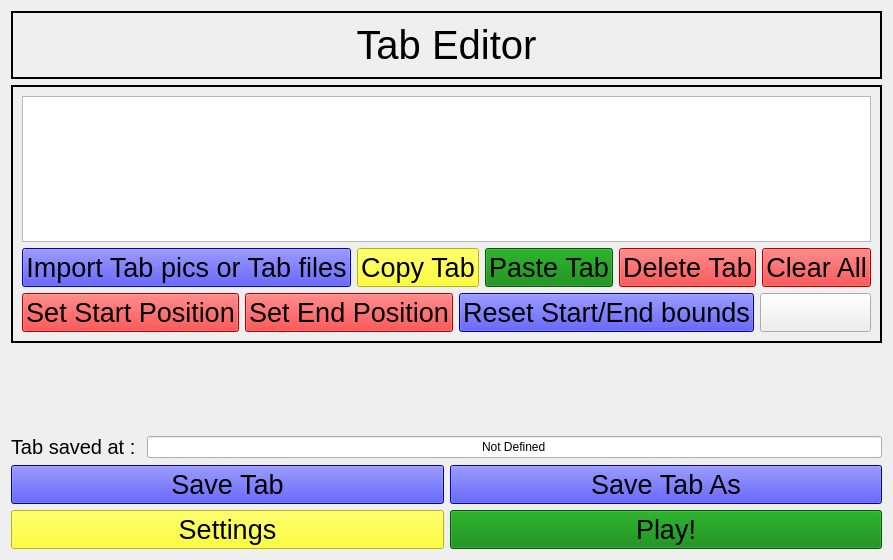
      <widget class="QWidget" name="page_3">
       <layout class="QVBoxLayout" name="verticalLayout_20" stretch="0,3,1,0,0,1">
        <item>
         <widget class="QFrame" name="frame_5">
          <property name="styleSheet">
           <string notr="true">#frame_5{
border: 2px solid black;
}</string>
          </property>
          <property name="frameShape">
           <enum>QFrame::StyledPanel</enum>
          </property>
          <property name="frameShadow">
           <enum>QFrame::Raised</enum>
          </property>
          <layout class="QVBoxLayout" name="verticalLayout_21">
           <item>
            <widget class="QLabel" name="label_3">
             <property name="font">
              <font>
               <pointsize>30</pointsize>
              </font>
             </property>
             <property name="text">
              <string>Tab Editor</string>
             </property>
             <property name="alignment">
              <set>Qt::AlignCenter</set>
             </property>
            </widget>
           </item>
          </layout>
         </widget>
        </item>
        <item>
         <widget class="QFrame" name="frame_8">
          <property name="styleSheet">
           <string notr="true">#frame_8{
border: 2px solid black;
}</string>
          </property>
          <property name="frameShape">
           <enum>QFrame::StyledPanel</enum>
          </property>
          <property name="frameShadow">
           <enum>QFrame::Raised</enum>
          </property>
          <layout class="QVBoxLayout" name="verticalLayout_22">
           <item>
            <widget class="QListWidget" name="listWidget">
             <property name="styleSheet">
              <string notr="true">QScrollBar::handle{
background-color: black;
}</string>
             </property>
             <property name="editTriggers">
              <set>QAbstractItemView::EditKeyPressed|QAbstractItemView::SelectedClicked</set>
             </property>
             <property name="dragEnabled">
              <bool>true</bool>
             </property>
             <property name="dragDropMode">
              <enum>QAbstractItemView::InternalMove</enum>
             </property>
             <property name="defaultDropAction">
              <enum>Qt::MoveAction</enum>
             </property>
             <property name="alternatingRowColors">
              <bool>true</bool>
             </property>
             <property name="selectionMode">
              <enum>QAbstractItemView::ExtendedSelection</enum>
             </property>
             <property name="iconSize">
              <size>
               <width>200</width>
               <height>300</height>
              </size>
             </property>
             <property name="flow">
              <enum>QListView::LeftToRight</enum>
             </property>
             <property name="resizeMode">
              <enum>QListView::Adjust</enum>
             </property>
             <property name="selectionRectVisible">
              <bool>true</bool>
             </property>
            </widget>
           </item>
           <item>
            <layout class="QHBoxLayout" name="horizontalLayout_8">
             <item>
              <widget class="QPushButton" name="importTab">
               <property name="font">
                <font>
                 <pointsize>20</pointsize>
                </font>
               </property>
               <property name="styleSheet">
                <string notr="true">QPushButton{
background : blue;
}</string>
               </property>
               <property name="text">
                <string>Import Tab pics or Tab files</string>
               </property>
              </widget>
             </item>
             <item>
              <widget class="QPushButton" name="copyTab">
               <property name="font">
                <font>
                 <pointsize>20</pointsize>
                </font>
               </property>
               <property name="styleSheet">
                <string notr="true">QPushButton{
background : yellow;
}</string>
               </property>
               <property name="text">
                <string>Copy Tab</string>
               </property>
              </widget>
             </item>
             <item>
              <widget class="QPushButton" name="pasteTab">
               <property name="font">
                <font>
                 <pointsize>20</pointsize>
                </font>
               </property>
               <property name="styleSheet">
                <string notr="true">QPushButton{
background : green;
}</string>
               </property>
               <property name="text">
                <string>Paste Tab</string>
               </property>
              </widget>
             </item>
             <item>
              <widget class="QPushButton" name="deleteTab">
               <property name="font">
                <font>
                 <pointsize>20</pointsize>
                </font>
               </property>
               <property name="styleSheet">
                <string notr="true">QPushButton{
background : red;
}</string>
               </property>
               <property name="text">
                <string>Delete Tab</string>
               </property>
              </widget>
             </item>
             <item>
              <widget class="QPushButton" name="clearAll">
               <property name="font">
                <font>
                 <pointsize>20</pointsize>
                </font>
               </property>
               <property name="styleSheet">
                <string notr="true">QPushButton{
background : red;
}</string>
               </property>
               <property name="text">
                <string>Clear All</string>
               </property>
              </widget>
             </item>
            </layout>
           </item>
           <item>
            <layout class="QHBoxLayout" name="horizontalLayout_13">
             <item>
              <widget class="QPushButton" name="setStartPosition">
               <property name="font">
                <font>
                 <pointsize>20</pointsize>
                </font>
               </property>
               <property name="styleSheet">
                <string notr="true">QPushButton{
background : red;
}</string>
               </property>
               <property name="text">
                <string>Set Start Position</string>
               </property>
              </widget>
             </item>
             <item>
              <widget class="QPushButton" name="setEndPosition">
               <property name="font">
                <font>
                 <pointsize>20</pointsize>
                </font>
               </property>
               <property name="styleSheet">
                <string notr="true">QPushButton{
background : red;
}</string>
               </property>
               <property name="text">
                <string>Set End Position</string>
               </property>
              </widget>
             </item>
             <item>
              <widget class="QPushButton" name="resetBounds">
               <property name="font">
                <font>
                 <pointsize>20</pointsize>
                </font>
               </property>
               <property name="styleSheet">
                <string notr="true">QPushButton{
background : blue;
}</string>
               </property>
               <property name="text">
                <string>Reset Start/End bounds</string>
               </property>
              </widget>
             </item>
             <item>
              <widget class="QPushButton" name="loopButton">
               <property name="font">
                <font>
                 <pointsize>20</pointsize>
                </font>
               </property>
               <property name="text">
                <string/>
               </property>
              </widget>
             </item>
            </layout>
           </item>
          </layout>
         </widget>
        </item>
        <item>
         <spacer name="verticalSpacer_2">
          <property name="orientation">
           <enum>Qt::Vertical</enum>
          </property>
          <property name="sizeHint" stdset="0">
           <size>
            <width>20</width>
            <height>40</height>
           </size>
          </property>
         </spacer>
        </item>
        <item>
         <layout class="QVBoxLayout" name="verticalLayout_25">
          <item>
           <layout class="QHBoxLayout" name="horizontalLayout_14">
            <item>
             <widget class="QLabel" name="label_4">
              <property name="font">
               <font>
                <pointsize>15</pointsize>
               </font>
              </property>
              <property name="text">
               <string>Tab saved at : </string>
              </property>
             </widget>
            </item>
            <item>
             <widget class="QLineEdit" name="tabSavedPath">
              <property name="text">
               <string>Not Defined</string>
              </property>
              <property name="alignment">
               <set>Qt::AlignCenter</set>
              </property>
              <property name="readOnly">
               <bool>true</bool>
              </property>
             </widget>
            </item>
           </layout>
          </item>
         </layout>
        </item>
        <item>
         <layout class="QHBoxLayout" name="horizontalLayout_15">
          <item>
           <widget class="QPushButton" name="saveTab">
            <property name="font">
             <font>
              <pointsize>20</pointsize>
             </font>
            </property>
            <property name="styleSheet">
             <string notr="true">QPushButton{
background : blue;
}</string>
            </property>
            <property name="text">
             <string>Save Tab</string>
            </property>
           </widget>
          </item>
          <item>
           <widget class="QPushButton" name="saveTabAs">
            <property name="font">
             <font>
              <pointsize>20</pointsize>
             </font>
            </property>
            <property name="styleSheet">
             <string notr="true">QPushButton{
background : blue;
}</string>
            </property>
            <property name="text">
             <string>Save Tab As</string>
            </property>
           </widget>
          </item>
         </layout>
        </item>
        <item>
         <layout class="QHBoxLayout" name="horizontalLayout_11">
          <item>
           <widget class="QPushButton" name="settingsFromTab">
            <property name="font">
             <font>
              <pointsize>20</pointsize>
             </font>
            </property>
            <property name="styleSheet">
             <string notr="true">QPushButton{
background : yellow;
}</string>
            </property>
            <property name="text">
             <string>Settings</string>
            </property>
           </widget>
          </item>
          <item>
           <widget class="QPushButton" name="playButton">
            <property name="font">
             <font>
              <pointsize>20</pointsize>
             </font>
            </property>
            <property name="styleSheet">
             <string notr="true">QPushButton{
background : green;
}</string>
            </property>
            <property name="text">
             <string>Play!</string>
            </property>
           </widget>
          </item>
         </layout>
        </item>
       </layout>
      </widget>
